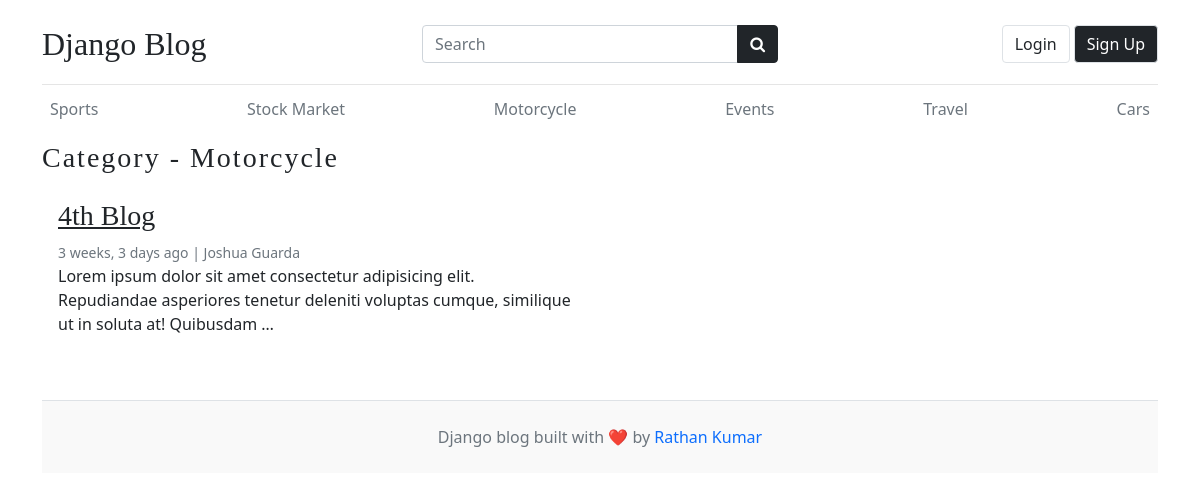
Page /category/3/ on the earlier database version.
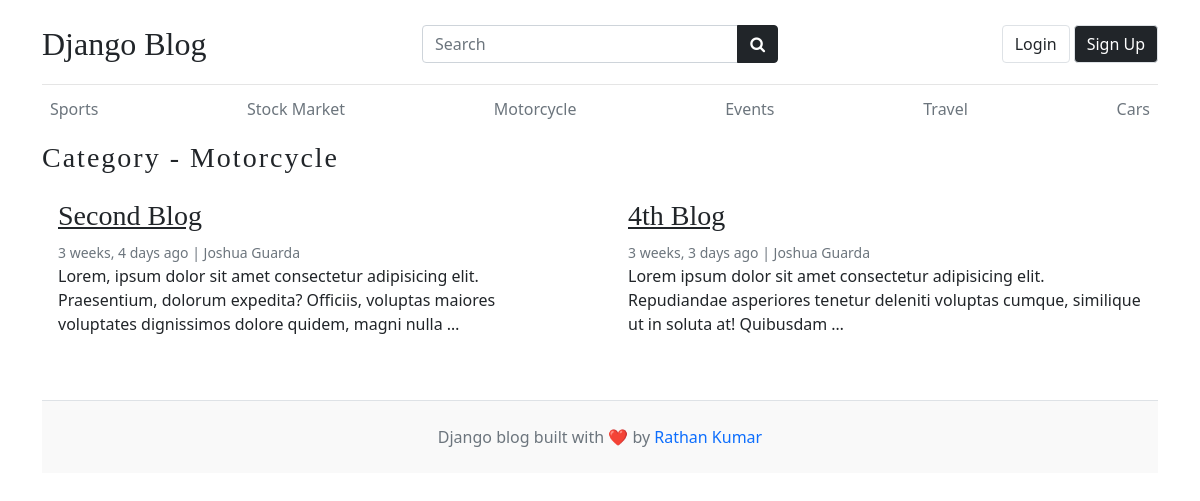
Same page on the later database version.
### blogs/models.py (models this page shows, shortened)
class Category(models.Model):
    category_name = models.CharField(max_length=50, unique= True)
    created_at = models.DateTimeField(auto_now_add=True)
    updated_at = models.DateTimeField(auto_now=True)
    def __str__(self) -> str:
        return self.category_name
    class Meta:
        verbose_name_plural = 'Categories'

class Blog(models.Model):
    title = models.CharField(max_length=100)
    slug = models.SlugField(max_length=150,unique=True, blank=True) # Slug is the - in the url This-is-My-first-Blog --> this should automatically created check setup in your admin.py
    category=models.ForeignKey(Category,on_delete=models.CASCADE)# if you delete the Category all Blog under that Category is deleted
    author = models.ForeignKey(User,on_delete=models.CASCADE)
    featured_image = models.ImageField(upload_to='uploads/%Y/%m/%d') # the Image uploaded will go to this directory NOTE: this directory will be create automatically using the declared name in upload_to
    short_description= models.TextField(max_length=500)
    blog_body=models.TextField(max_length=2000)
    status = models.CharField(choices=STATUS_CHOICES, default='Draft')  # the model field will depend on the choices since we use 0,1 as value that is why we use IntegerField
    is_featured= models.BooleanField(default = False)
    created_at = models.DateTimeField(auto_now_add=True)
    updated_at = models.DateTimeField(auto_now=True)

### blogs/views.py (the view)
def posts_by_category(request,category_id):
    posts = Blog.objects.filter(status='Published',category=category_id)
    category = Category.objects.get(id=category_id)
    context={
        'category':category,
        'posts':posts,
    }
    return render(request,'post_by_category.html',context)

### blogs/context_processors.py (called while the page is built)
def get_categories(request):
    categories = Category.objects.all()
    return dict(categories=categories)

def get_socials(request):
    socials = Socials.objects.all()
    return dict(socials=socials)

### templates/post_by_category.html (shortened to what this page needs)
{% extends "base.html" %}
{% load static %}
  {% block content %}
      <h3 class="text-upppercase text-dark" style="letter-spacing: 2px;">Category - {{category}} </h3>
      <div class="row mb-2">
          {% if posts %}
            {% for post in posts %}
                <div class="col-md-6">
                    <div class="card border-0">
                        <div class="card-body">
                            <h3><a href="{%url 'blogs' post.slug%}" class="text-dark">{{post.title}}</a></h3>
                            <small class="mb-1 text-muted">{{post.created_at| timesince}} ago | {{post.author.first_name}} {{post.author.last_name}}</small>
                            <p class="card-text">
                            {{post.short_description | truncatewords:20}}
                            </p>
                        </div>
                    </div>
                </div>
              {% endfor %}
            {% else %}
            <div class="col-md-2 my-5 lead">
              <p>No posts found</p>
            </div>
          {% endif %}
      </div>
  {% endblock content %}

### templates/base.html (shortened to what the changed rows need)
{% load static %}
<!DOCTYPE html>
<html lang="en">
    <head>
        <link href="https://cdn.jsdelivr.net/npm/bootstrap@5.0.2/dist/css/bootstrap.min.css" rel="stylesheet">
        <link rel="stylesheet" href="https://cdnjs.cloudflare.com/ajax/libs/font-awesome/4.7.0/css/font-awesome.min.css">
        <link type='text/css' href="{% static 'css/blog.css' %}" rel="stylesheet" />
    </head>
    <body>
        {% if hide_nav %}
        {% else %}
        <div class="container">
            <header class="blog-header py-3">
                <nav>
                </nav>
            </header>
        {% endif %}
        {% if hide_category %}
        {% else %}
            <div class="nav-scroller py-1 mb-2">
                <nav class="nav d-flex justify-content-between overflow-auto">
                    {% for category in categories %}
                        <a class="p-2 text-muted text-decoration-none" href="{%url 'posts_by_category' category.id%}">{{category}}</a>
                    {% endfor %}
                </nav>
            </div>
        {% endif %}
        {% block content %}{% endblock content %}
        {% if hide_footer %}
        {% else %}
            <footer class="blog-footer py-4 mt-5 text-center text-muted border-top">
                <div class="container">
                </div>
            </footer>
        {% endif %}
    </body>
</html>

Differences in the rows shown:
now on this page (row edited): Blog: title "Second Blog", created_at "3 weeks, 4 days", author.first_name "Joshua", author.last_name "Guarda", short_description "Lorem, ipsum dolor sit amet consectetur adipisicing elit. Praesentium, dolorum expedita? Officiis, voluptas maiores voluptates dignissimos dolore quidem, magni nulla …"
